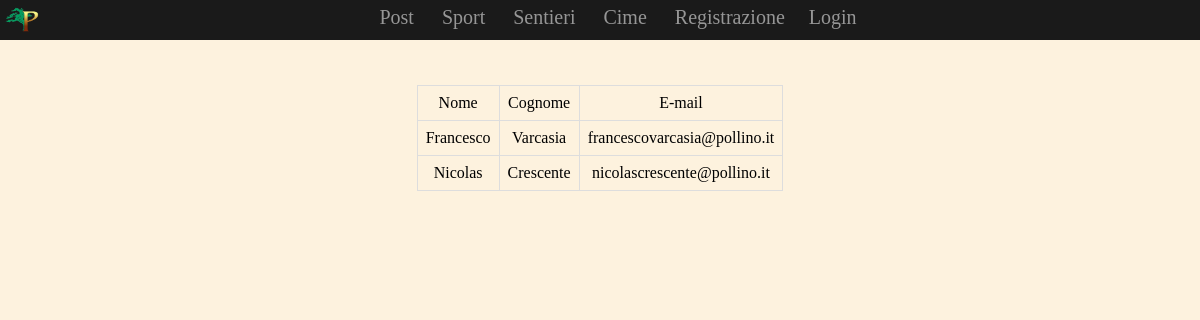
The app's page /php/gestione_evento_process.php?id-evento=1 with its own data.
### tables this page shows
CREATE TABLE `utenti` (
  `id` int(11) NOT NULL AUTO_INCREMENT,
  `username` varchar(50) NOT NULL,
  `password` varchar(255) NOT NULL,
  `email` varchar(45) NOT NULL,
  `guida` int(11) NOT NULL,
  `nome` varchar(45) NOT NULL,
  `cognome` varchar(45) NOT NULL,
  `admin` int(10) unsigned zerofill NOT NULL DEFAULT '0000000000',
  `imgPath` varchar(100) DEFAULT NULL,
  `data_nascita` date NOT NULL,
  PRIMARY KEY (`id`),
  UNIQUE KEY `username_UNIQUE` (`username`)
);

### php/gestione_evento_process.php (the view, shortened to what this page needs)
<!DOCTYPE html>
<html lang="it">
    <head>
        <link href="../css/stile.css" rel="stylesheet" type="text/css">
    </head>
    <?php
        include './connection.php';
        $personale = "Login";
        $link = "login.php";
        if($_GET['bottone'] == 'Elimina')
        {
            $query = '
                DELETE FROM eventi
                WHERE ideventi = '.$_GET['id-evento'].'
            ';
            $result = $dbCon->query($query) or trigger_error($dbCon->error."[$query]");
            header('Location: ./eventi.php');
            exit;
        }
        else
        {
            $query = '
                SELECT *
                FROM iscrizione_evento i INNER JOIN utenti u ON i.username = u.username
                WHERE i.idevento = '.$_GET['id-evento'].'
            ';
            $result = $dbCon->query($query) or trigger_error($dbCon->error."[$query]");
            $tab = '<table>
                        <tr>
                            <td>Nome</td>
                            <td>Cognome</td>
                            <td>E-mail</td>
                        </tr>';
            while ($row = $result->fetch_array())
            {
                $tab = $tab.'<tr>
                                <td>'.$row['nome'].'</td>
                                <td>'.$row['cognome'].'</td>
                                <td>'.$row['email'].'</td>
                            </tr>';
            }
        }
    ?>
    <body>
        <aside class="menu">
            <nav>
                <a href="../index.php"><img src="../foto/Logo_ParcoPollino2.png"></a>
                <a href="./post.php">Post</a>
                <a href="./sport.php">Sport</a>
                <a href="">Sentieri</a>
                <a href="">Cime</a>
                <?php
                    if ($personale == "Login")
                        print('<a href="register.php">Registrazione</a>');
                    print('<a href="' . $link .'">' . $personale . '</a>');
                ?>
            </nav>
                <?php
                    print($tab);
                ?>
        </aside>
</body>
</html>

### css/stile.css (style rules this page uses)
body { background-color: rgb(253, 242, 222); font-family: Calibri; }
.menu { width: 100%; height: 40px; position: fixed; top: 0px; left: 0px; background: rgb(26, 26, 26); text-align: center; z-index: 1; }
.menu img { height: 30px; position: absolute; top: 2px; left: 2px; }
.menu a { padding: 6px 8px 6px 16px; text-decoration: none; font-size: 20px; color: rgb(150, 150, 150); display: inline-block; }
table { border-collapse:collapse; margin-left: auto; margin-right: auto; margin-top: 50px; }
td, th { border:1px solid #ddd; padding:8px; }

### records on screen
utenti: nome "Francesco", cognome "Varcasia", email "francescovarcasia@pollino.it"
utenti: nome "Nicolas", cognome "Crescente", email "nicolascrescente@pollino.it"

### other values on screen
$personale "Login"
